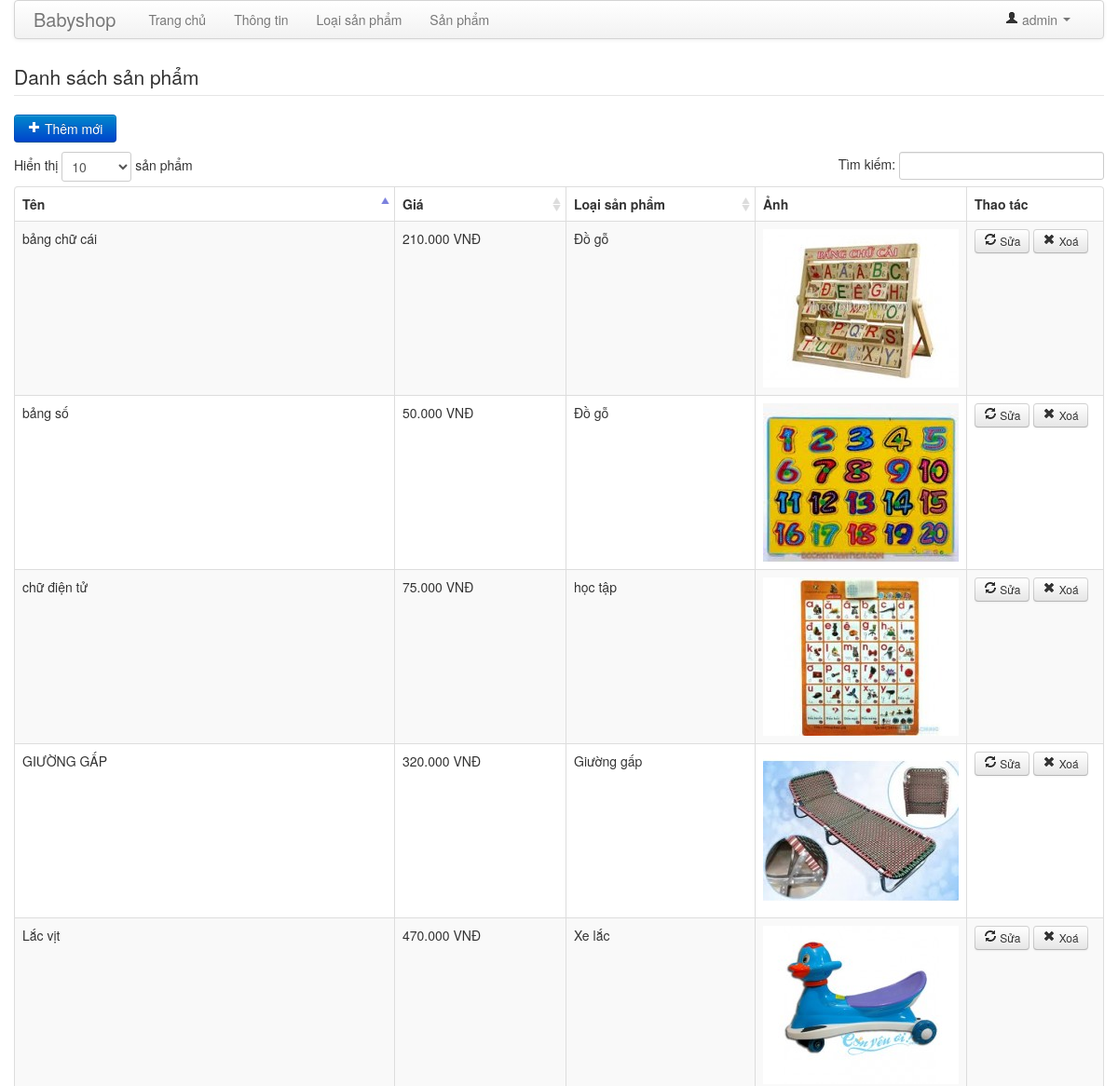
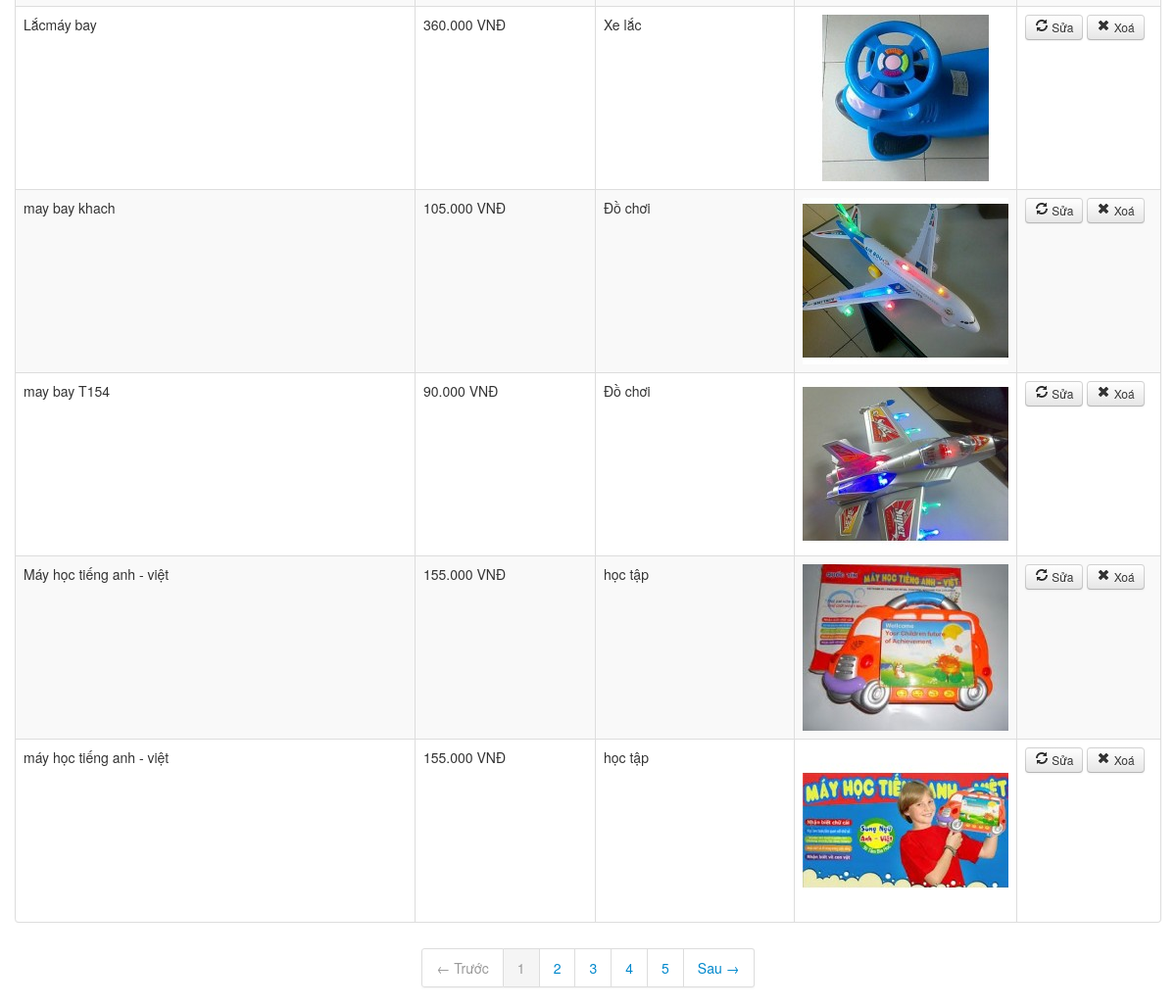
The app's page /admin/product.php (signed in) with its own data (2 pictures, top to bottom).
### tables this page shows
CREATE TABLE IF NOT EXISTS `products` (
  `id` int(11) NOT NULL AUTO_INCREMENT,
  `name` varchar(250) NOT NULL,
  `cate_id` int(11) NOT NULL,
  `price` int(11) NOT NULL,
  `photo` varchar(250) NOT NULL,
  PRIMARY KEY (`id`)
);

### includes/my_db.php (called while the page is built, shortened)
<?php
class My_Db {
	private $_mysqli_con;
	private static $_current = NULL;
	public function __construct($host, $username, $password, $db_name, $charset = 'utf8') {
		$this->_host = $host;
		$this->_username = $username;
		$this->_password = $password;
		$this->_mysqli_con = @mysqli_connect($this->_host, $this->_username, $this->_password);
		$this->_mysqli_con->set_charset($charset);
		self::$_current = $this;
	}
	public static function current() {
		return self::$_current;
	}
	public function select($sql, $bind_param = null, $select_mode = My_Db::SELECT_ALL) {
		$stmt = $this->_mysqli_con->prepare($sql);
		$stmt->execute();
		$result = $stmt->result_metadata();
		$fields = array();
		while ($field = $result->fetch_field()) {
			$fields[] = $field->name;
		}
		$bind_result = array();
		foreach ($fields as $field) {
			$bind_result[] = & $return_row[$field];
		}
		call_user_func_array(array($stmt, 'bind_result'), $bind_result);
		$stmt->store_result();
		$return_rows = array();
		switch (intval($stmt->num_rows)) {
			default:
				while ($stmt->fetch()) {
					$row_tmp = array();
					foreach ($return_row as $key => $item) {
						$row_tmp[$key] = $item;
					}
					switch ($select_mode) {
						default:
							$return_rows[] = $row_tmp;
							break;
					}
				}
				break;
		}
		return $return_rows;
	}
}

### includes/product.php (called while the page is built, shortened)
<?php
class Product {
	public static function getProducts() {
		$result = My_Db::current()->select('select * from products');
		return $result;
	}
}

### includes/category.php (called while the page is built, shortened)
<?php
class Category {
	public static function getCategories() {
		$result = My_Db::current()->select('select * from categories');
		return $result;
	}
}

### includes/util.php (called while the page is built, shortened)
<?php
class Util {
	public static function toPairs(array $array, $key, $value) {
		$data = array();
		foreach($array as $one) {
			$data[$one[$key]] = $one[$value];
		}
		return $data;
	}
}

### admin/product.php (the view, shortened to what this page needs)
<?php
include_once('header.php');
$products = Product::getProducts();
$categories = Util::toPairs(Category::getCategories(), "id", "name");
?>
<div id="products">
	<form class="form-horizontal">
		<legend>Danh sách sản phẩm</legend>
		<p><a href="/admin/product_save.php" class="btn btn-primary"><i class="icon-plus icon-white"></i> Thêm mới</a></p>
		<table class="table table-hover table-striped table-bordered">
			<thead>
				<tr>
					<th>Tên</th>
					<th>Giá</th>
					<th>Loại sản phẩm</th>
					<th width="210">Ảnh</th>
					<th width="130">Thao tác</th>
				</tr>
			</thead>
			<tbody>
			<? foreach ($products as $product) { ?>
				<tr>
					<td class="product-name"><?= $product['name'] ?></td>
					<td><?= number_format($product['price'], 0, '.', '.') ?> VNĐ</td>
					<td><?= $categories[$product['cate_id']] ?></td>
					<td><img src="/uploads/<?= $product['photo'] ?>.jpg" width="210" alt="<?= $product['name'] ?>" /></td>
					<td>
						<a href="/admin/product_save.php?id=<?= $product['id'] ?>" class="btn btn-small btn-edit"><i class="icon-refresh"></i> Sửa</a>
						<a href="/admin/product_delete.php?id=<?= $product['id'] ?>" class="btn btn-small btn-delete"><i class="icon-remove"></i> Xoá</a>
					</td>
				</tr>
			<? } ?>
			</tbody>
		</table>
	</form>
</div>
<?php
include_once('footer.php');

### admin/header.php (shortened to what this page needs)
<!DOCTYPE html PUBLIC "-//W3C//DTD XHTML 1.0 Transitional//EN" "http://www.w3.org/TR/xhtml1/DTD/xhtml1-transitional.dtd">
<html xmlns="http://www.w3.org/1999/xhtml">
<head>
<link rel="stylesheet" type="text/css" href="/css/bootstrap.min.css" />
<link rel="stylesheet" type="text/css" href="/css/bootstrap-responsive.min.css" />
<link rel="stylesheet" type="text/css" href="/css/jquery.dataTables.css" />
<link rel="stylesheet" type="text/css" href="/css/admin.css" />
</head>
<body>
<div class="container">
<? if (isset($_SESSION['admin'])) { ?>
	<div class="navbar">
		<div class="navbar-inner">
			<a class="brand">Babyshop</a>
			<ul class="nav">
				<li><a href="/">Trang chủ</a></li>
				<li><a href="/admin/info.php">Thông tin</a></li>
				<li><a href="/admin/category.php">Loại sản phẩm</a></li>
				<li><a href="/admin/product.php">Sản phẩm</a></li>
			</ul>
			<ul class="nav pull-right">
				<li class="dropdown">
					<a href="#" class="dropdown-toggle" data-toggle="dropdown"><i class="icon-user"></i> <?= $_SESSION['admin'] ?> <b class="caret"></b></a>
				</li>
			</ul>
		</div>
	</div>
<? }

### admin/footer.php
</div>
</body>
</html>

### records on screen
products: name "GIƯỜNG GẤP", price "320.000", cate "Giường gấp", photo (picture)
products: name "bảng chữ cái", price "210.000", cate "Đồ gỗ", photo (picture)
products: name "bảng số", price "50.000", cate "Đồ gỗ", photo (picture)
products: name "chữ điện tử", price "75.000", cate "học tập", photo (picture)
products: name "Máy học tiếng anh - việt", price "155.000", cate "học tập", photo (picture)
products: name "máy học tiếng anh - việt", price "155.000", cate "học tập", photo (picture)
products: name "Lắcmáy bay", price "360.000", cate "Xe lắc", photo (picture)
products: name "Lắc vịt", price "470.000", cate "Xe lắc", photo (picture)
products: name "may bay T154", price "90.000", cate "Đồ chơi", photo (picture)
products: name "may bay khach", price "105.000", cate "Đồ chơi", photo (picture)

### other values on screen
$_SESSION['admin'] "admin"
